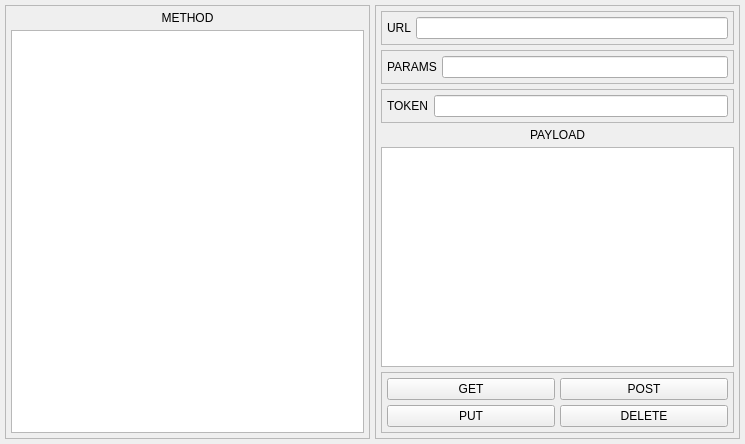
<?xml version="1.0" encoding="UTF-8"?>
<ui version="4.0">
 <class>postboy</class>
 <widget class="QWidget" name="postboy">
  <property name="geometry">
   <rect>
    <x>0</x>
    <y>0</y>
    <width>745</width>
    <height>444</height>
   </rect>
  </property>
  <property name="windowTitle">
   <string>POSTBOY</string>
  </property>
  <layout class="QHBoxLayout" name="horizontalLayout_main">
   <property name="spacing">
    <number>5</number>
   </property>
   <property name="leftMargin">
    <number>5</number>
   </property>
   <property name="topMargin">
    <number>5</number>
   </property>
   <property name="rightMargin">
    <number>5</number>
   </property>
   <property name="bottomMargin">
    <number>5</number>
   </property>
   <item>
    <widget class="QFrame" name="frame_response">
     <property name="frameShape">
      <enum>QFrame::StyledPanel</enum>
     </property>
     <property name="frameShadow">
      <enum>QFrame::Raised</enum>
     </property>
     <layout class="QVBoxLayout" name="verticalLayout_response">
      <property name="spacing">
       <number>5</number>
      </property>
      <property name="leftMargin">
       <number>5</number>
      </property>
      <property name="topMargin">
       <number>5</number>
      </property>
      <property name="rightMargin">
       <number>5</number>
      </property>
      <property name="bottomMargin">
       <number>5</number>
      </property>
      <item>
       <widget class="QLabel" name="label_method">
        <property name="text">
         <string>METHOD</string>
        </property>
        <property name="alignment">
         <set>Qt::AlignCenter</set>
        </property>
       </widget>
      </item>
      <item>
       <widget class="QTextEdit" name="textEdit_response">
        <property name="cursor" stdset="0">
         <cursorShape>IBeamCursor</cursorShape>
        </property>
        <property name="focusPolicy">
         <enum>Qt::ClickFocus</enum>
        </property>
       </widget>
      </item>
     </layout>
    </widget>
   </item>
   <item>
    <widget class="QFrame" name="frame_input">
     <property name="frameShape">
      <enum>QFrame::StyledPanel</enum>
     </property>
     <property name="frameShadow">
      <enum>QFrame::Raised</enum>
     </property>
     <layout class="QVBoxLayout" name="verticalLayout_input">
      <property name="spacing">
       <number>5</number>
      </property>
      <property name="leftMargin">
       <number>5</number>
      </property>
      <property name="topMargin">
       <number>5</number>
      </property>
      <property name="rightMargin">
       <number>5</number>
      </property>
      <property name="bottomMargin">
       <number>5</number>
      </property>
      <item>
       <widget class="QFrame" name="frame_url">
        <property name="frameShape">
         <enum>QFrame::StyledPanel</enum>
        </property>
        <property name="frameShadow">
         <enum>QFrame::Raised</enum>
        </property>
        <layout class="QHBoxLayout" name="horizontalLayout_domain">
         <property name="spacing">
          <number>5</number>
         </property>
         <property name="leftMargin">
          <number>5</number>
         </property>
         <property name="topMargin">
          <number>5</number>
         </property>
         <property name="rightMargin">
          <number>5</number>
         </property>
         <property name="bottomMargin">
          <number>5</number>
         </property>
         <item>
          <widget class="QLabel" name="label_domain">
           <property name="text">
            <string>URL</string>
           </property>
          </widget>
         </item>
         <item>
          <widget class="QLineEdit" name="lineEdit_url">
           <property name="text">
            <string/>
           </property>
          </widget>
         </item>
        </layout>
       </widget>
      </item>
      <item>
       <widget class="QFrame" name="frame_params">
        <property name="frameShape">
         <enum>QFrame::StyledPanel</enum>
        </property>
        <property name="frameShadow">
         <enum>QFrame::Raised</enum>
        </property>
        <layout class="QHBoxLayout" name="horizontalLayout_route">
         <property name="spacing">
          <number>5</number>
         </property>
         <property name="leftMargin">
          <number>5</number>
         </property>
         <property name="topMargin">
          <number>5</number>
         </property>
         <property name="rightMargin">
          <number>5</number>
         </property>
         <property name="bottomMargin">
          <number>5</number>
         </property>
         <item>
          <widget class="QLabel" name="label_route">
           <property name="text">
            <string>PARAMS</string>
           </property>
          </widget>
         </item>
         <item>
          <widget class="QLineEdit" name="lineEdit_params"/>
         </item>
        </layout>
       </widget>
      </item>
      <item>
       <widget class="QFrame" name="frame_token">
        <property name="frameShape">
         <enum>QFrame::StyledPanel</enum>
        </property>
        <property name="frameShadow">
         <enum>QFrame::Raised</enum>
        </property>
        <layout class="QHBoxLayout" name="horizontalLayout_token">
         <property name="spacing">
          <number>5</number>
         </property>
         <property name="leftMargin">
          <number>5</number>
         </property>
         <property name="topMargin">
          <number>5</number>
         </property>
         <property name="rightMargin">
          <number>5</number>
         </property>
         <property name="bottomMargin">
          <number>5</number>
         </property>
         <item>
          <widget class="QLabel" name="label_token">
           <property name="text">
            <string>TOKEN</string>
           </property>
          </widget>
         </item>
         <item>
          <widget class="QLineEdit" name="lineEdit_token"/>
         </item>
        </layout>
       </widget>
      </item>
      <item>
       <widget class="QLabel" name="label_payload">
        <property name="layoutDirection">
         <enum>Qt::LeftToRight</enum>
        </property>
        <property name="text">
         <string>PAYLOAD</string>
        </property>
        <property name="alignment">
         <set>Qt::AlignCenter</set>
        </property>
       </widget>
      </item>
      <item>
       <widget class="QTextEdit" name="textEdit_payload">
        <property name="cursor" stdset="0">
         <cursorShape>IBeamCursor</cursorShape>
        </property>
        <property name="focusPolicy">
         <enum>Qt::StrongFocus</enum>
        </property>
       </widget>
      </item>
      <item>
       <widget class="QFrame" name="frame_button">
        <property name="frameShape">
         <enum>QFrame::StyledPanel</enum>
        </property>
        <property name="frameShadow">
         <enum>QFrame::Raised</enum>
        </property>
        <layout class="QGridLayout" name="gridLayout_button">
         <property name="leftMargin">
          <number>5</number>
         </property>
         <property name="topMargin">
          <number>5</number>
         </property>
         <property name="rightMargin">
          <number>5</number>
         </property>
         <property name="bottomMargin">
          <number>5</number>
         </property>
         <property name="spacing">
          <number>5</number>
         </property>
         <item row="0" column="1">
          <widget class="QPushButton" name="pushButton_post">
           <property name="cursor">
            <cursorShape>PointingHandCursor</cursorShape>
           </property>
           <property name="text">
            <string>POST</string>
           </property>
          </widget>
         </item>
         <item row="0" column="0">
          <widget class="QPushButton" name="pushButton_get">
           <property name="cursor">
            <cursorShape>PointingHandCursor</cursorShape>
           </property>
           <property name="text">
            <string>GET</string>
           </property>
          </widget>
         </item>
         <item row="1" column="0">
          <widget class="QPushButton" name="pushButton_put">
           <property name="cursor">
            <cursorShape>PointingHandCursor</cursorShape>
           </property>
           <property name="text">
            <string>PUT</string>
           </property>
          </widget>
         </item>
         <item row="1" column="1">
          <widget class="QPushButton" name="pushButton_delete">
           <property name="cursor">
            <cursorShape>PointingHandCursor</cursorShape>
           </property>
           <property name="text">
            <string>DELETE</string>
           </property>
          </widget>
         </item>
        </layout>
       </widget>
      </item>
     </layout>
    </widget>
   </item>
  </layout>
 </widget>
 <resources/>
 <connections/>
</ui>
